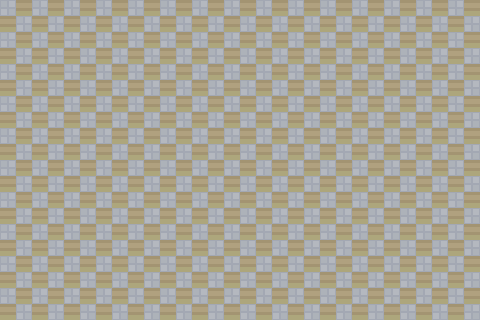

The image is a tile-based game level rendered from a .tmx file. Its description and complete source (layers, tilesets, objects, tile grids) follow:
An orthogonal 30x20 tile map with 16x16 px tiles, 1 tile layer (Calque de Tuiles 1) and 2 objects (npc, npc path).

<map version="1.10" tiledversion="1.10.2" orientation="orthogonal" renderorder="right-down" width="30" height="20" tilewidth="16" tileheight="16" infinite="0" nextlayerid="3" nextobjectid="4">
 <tileset firstgid="1" source="tileset/interieur1.tsx" />
 <layer id="1" name="Calque de Tuiles 1" width="30" height="20">
  <data encoding="csv">
20,23,20,23,20,23,20,23,20,23,20,23,20,23,20,23,20,23,20,23,20,23,20,23,20,23,20,23,20,23,
23,20,23,20,23,20,23,20,23,20,23,20,23,20,23,20,23,20,23,20,23,20,23,20,23,20,23,20,23,20,
20,23,20,23,20,23,20,23,20,23,20,23,20,23,20,23,20,23,20,23,20,23,20,23,20,23,20,23,20,23,
23,20,23,20,23,20,23,20,23,20,23,20,23,20,23,20,23,20,23,20,23,20,23,20,23,20,23,20,23,20,
20,23,20,23,20,23,20,23,20,23,20,23,20,23,20,23,20,23,20,23,20,23,20,23,20,23,20,23,20,23,
23,20,23,20,23,20,23,20,23,20,23,20,23,20,23,20,23,20,23,20,23,20,23,20,23,20,23,20,23,20,
20,23,20,23,20,23,20,23,20,23,20,23,20,23,20,23,20,23,20,23,20,23,20,23,20,23,20,23,20,23,
23,20,23,20,23,20,23,20,23,20,23,20,23,20,23,20,23,20,23,20,23,20,23,20,23,20,23,20,23,20,
20,23,20,23,20,23,20,23,20,23,20,23,20,23,20,23,20,23,20,23,20,23,20,23,20,23,20,23,20,23,
23,20,23,20,23,20,23,20,23,20,23,20,23,20,23,20,23,20,23,20,23,20,23,20,23,20,23,20,23,20,
20,23,20,23,20,23,20,23,20,23,20,23,20,23,20,23,20,23,20,23,20,23,20,23,20,23,20,23,20,23,
23,20,23,20,23,20,23,20,23,20,23,20,23,20,23,20,23,20,23,20,23,20,23,20,23,20,23,20,23,20,
20,23,20,23,20,23,20,23,20,23,20,23,20,23,20,23,20,23,20,23,20,23,20,23,20,23,20,23,20,23,
23,20,23,20,23,20,23,20,23,20,23,20,23,20,23,20,23,20,23,20,23,20,23,20,23,20,23,20,23,20,
20,23,20,23,20,23,20,23,20,23,20,23,20,23,20,23,20,23,20,23,20,23,20,23,20,23,20,23,20,23,
23,20,23,20,23,20,23,20,23,20,23,20,23,20,23,20,23,20,23,20,23,20,23,20,23,20,23,20,23,20,
20,23,20,23,20,23,20,23,20,23,20,23,20,23,20,23,20,23,20,23,20,23,20,23,20,23,20,23,20,23,
23,20,23,20,23,20,23,20,23,20,23,20,23,20,23,20,23,20,23,20,23,20,23,20,23,20,23,20,23,20,
20,23,20,23,20,23,20,23,20,23,20,23,20,23,20,23,20,23,20,23,20,23,20,23,20,23,20,23,20,23,
23,20,23,20,23,20,23,20,23,20,23,20,23,20,23,20,23,20,23,20,23,20,23,20,23,20,23,20,23,20
</data>
 </layer>
 <objectgroup id="2" name="object">
  <object id="1" name="Flora hero_02 right" type="npc" x="112" y="96">
   <point />
  </object>
  <object id="2" name="Flora 2" type="npc path" x="224" y="96">
   <point />
  </object>
 </objectgroup>
</map>
